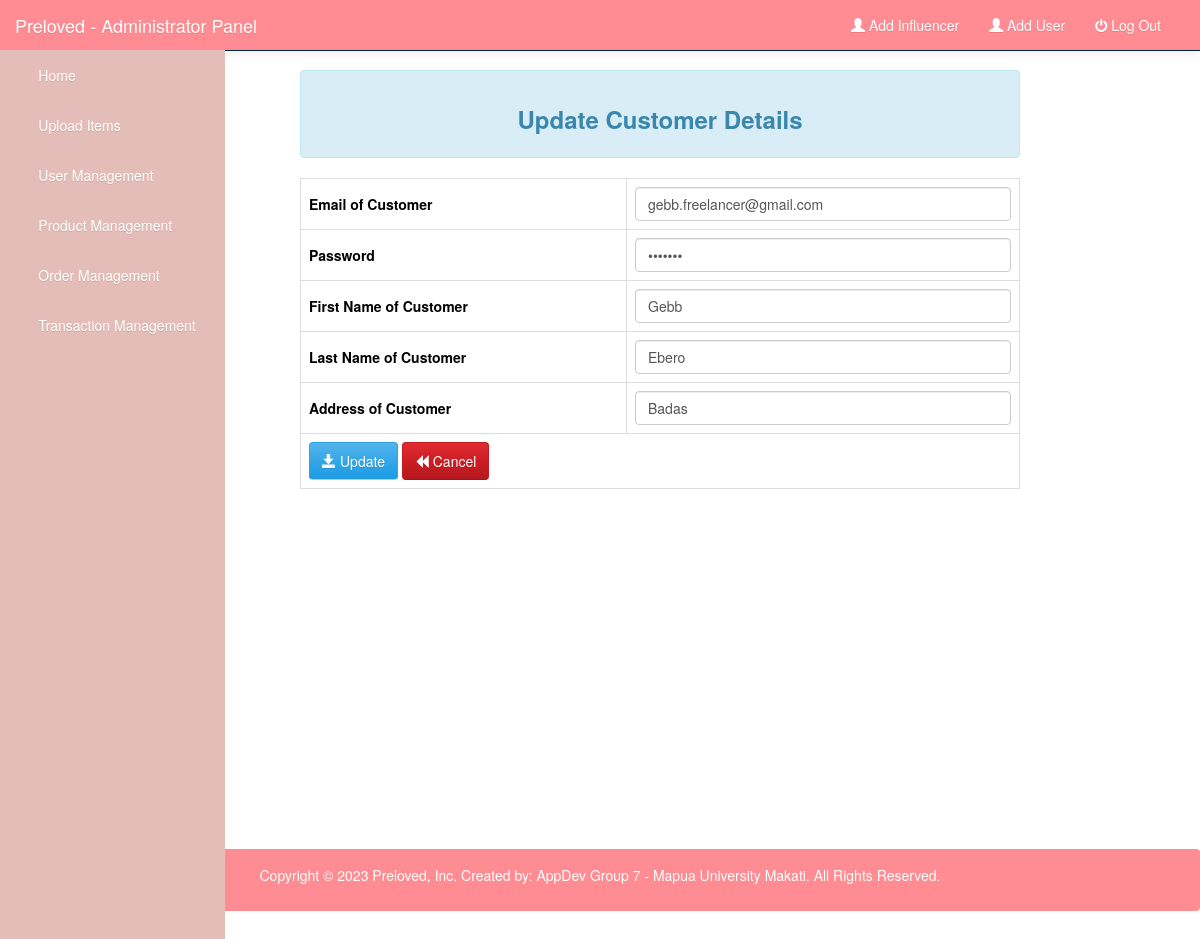
/Admin/editUser.php?edit_id=1 (signed in), run on the app's committed database.
### tables this page shows
CREATE TABLE `users` (
  `user_id` int(11) NOT NULL,
  `user_email` varchar(1000) NOT NULL,
  `user_password` varchar(1000) NOT NULL,
  `user_firstname` varchar(1000) NOT NULL,
  `user_lastname` varchar(1000) NOT NULL,
  `user_address` varchar(1000) NOT NULL,
  `phone_num` varchar(1000) NOT NULL
);

### Admin/editUser.php (the view, shortened to what this page needs)
<?php
	include ("config.php");
	if(isset($_GET['edit_id']) && !empty($_GET['edit_id']))
	{
		$id = $_GET['edit_id'];
		$stmt_edit = $DB_con->prepare('SELECT * FROM users WHERE user_id=:user_id');
		$stmt_edit->execute(array(':user_id'=>$id));
		$edit_row = $stmt_edit->fetch(PDO::FETCH_ASSOC);
		extract($edit_row);
	}
	else
	{
		header("Location: customers.php");
	}
				?>
<!DOCTYPE html>
<html lang="en">
<head>
    <link rel="stylesheet" type="text/css" href="bootstrap/css/bootstrap.min.css" />
    <link rel="stylesheet" type="text/css" href="font-awesome/css/font-awesome.min.css" />
    <link rel="stylesheet" type="text/css" href="css/local.css" />
</head>
<body>
    <div id="wrapper">
        <nav class="navbar navbar-inverse navbar-fixed-top" role="navigation" style="background-color: #ff8c92">
            <div class="navbar-header" style="background-color: #ff8c92">
                <a class="navbar-brand" href="index.php">Preloved - Administrator Panel</a>
            </div>
            <div class="collapse navbar-collapse navbar-ex1-collapse">
                <ul class="nav navbar-nav side-nav" style="background-color: #e4bdb8">
                    <li><a href="index.php"> &nbsp; &nbsp; &nbsp; Home</a></li>
					<li><a data-toggle="modal" data-target="#uploadModal"> &nbsp; &nbsp; &nbsp; Upload Items</a></li>
					<li class="active"><a href="customers.php"> &nbsp; &nbsp; &nbsp; User Management</a></li>
					<li><a href="items.php"> &nbsp; &nbsp; &nbsp; Product Management</a></li>
					<li><a href="items.php"> &nbsp; &nbsp; &nbsp; Order Management</a></li>
					<li><a href="orderdetails.php"> &nbsp; &nbsp; &nbsp; Transaction Management</a></li>
                </ul>
                <ul class="nav navbar-nav navbar-right navbar-user" style="margin-right:2%">
					<li><a href="addinfluencer.php"><i class="glyphicon glyphicon-user"></i> Add Influencer</a></li>
					<li><a href="adduser.php"><i class="glyphicon glyphicon-user"></i> Add User</a></li>
                    <li><a href="logout.php"><i class="fa fa-power-off"></i> Log Out</a></li>
                </ul>
            </div>
        </nav>
        <div id="page-wrapper">
<form method="post" enctype="multipart/form-data" class="form-horizontal" style=" width: 60%;  margin-left: 25%;">
			 <div class="alert alert-info">
                          <center> <h3><strong>Update Customer Details</strong> </h3></center>
						  </div>
						 <table class="table table-bordered table-responsive" style="color:black">
    <tr>
    	<td><label class="control-label">Email of Customer</label></td>
        <td><input class="form-control" type="text" name="user_email" value="<?php echo $user_email; ?>" required /></td>
    </tr>
	 <tr>
    	<td><label class="control-label">Password</label></td>
        <td><input id="inputprice" class="form-control" type="password" name="user_password" value="<?php echo $user_password; ?>" required /></td>
    </tr>
	<tr>
    	<td><label class="control-label">First Name of Customer</label></td>
        <td><input id="inputprice" class="form-control" type="text" name="user_firstname" value="<?php echo $user_firstname; ?>" required /></td>
    </tr>
	<tr>
    	<td><label class="control-label">Last Name of Customer</label></td>
        <td><input id="inputprice" class="form-control" type="text" name="user_lastname" value="<?php echo $user_lastname; ?>" required /></td>
    </tr>
	<tr>
    	<td><label class="control-label">Address of Customer</label></td>
        <td><input id="inputprice" class="form-control" type="text" name="user_address" value="<?php echo $user_address; ?>" required /></td>
    </tr>
    <tr>
        <td colspan="2"><button type="submit" name="btn_save_updates" class="btn btn-primary">
        <span class="glyphicon glyphicon-save"></span> Update
        </button>
        <a class="btn btn-danger" href="customers.php"> <span class="glyphicon glyphicon-backward"></span> Cancel </a>
        </td>
    </tr>
    </table>
</form>
				<br />
				<br />
				<br /><br />
				<br /><br /><br /><br /><br /><br /><br /><br /><br /><br /><br /><br /><br />
	 <div class="alert alert-default" style="background-color: #ff8c92">
                    <footer>
					<p style="color:white;text-align:center;">
						Copyright © 2023 Preloved, Inc. Created by: AppDev Group 7 - Mapua University Makati. All Rights Reserved.
					</p>
					</footer>
				</div>';
                </div>
            </div>
</body>
</html>

### Admin/css/local.css (style rules this page uses)
body { margin-top: 70px; color: #ef8e8d; }
body { font-family: "Helvetica Neue", Helvetica, Arial, sans-serif; font-size: 14px; line-height: 1.42857143; color: #ef8e8d; background-color: #ffffff; }
.btn { display: inline-block; margin-bottom: 0; font-weight: normal; text-align: center; vertical-align: middle; cursor: pointer; background-image: none; border: 1px solid transparent; white-space: nowrap; padding: 8px 12px; font-size: 14px; line-height: 1.42857143; border-radius: 4px; -webkit-user-select: none; -moz-user-select: none; -ms-user-select: none; user-select: none; }
.btn-primary { color: #ffffff; background-color: #2fa4e7; border-color: #2fa4e7; }
.btn-danger { color: #ffffff; background-color: #c71c22; border-color: #c71c22; }
.navbar-inverse { background-color: #e4bdb8; border-color: #e4bdb8; }
.navbar-inverse .navbar-brand { color: #ffffff; }
.navbar-inverse .navbar-nav > li > a { color: #ffffff; }
.navbar-inverse .navbar-nav > .active > a, .navbar-inverse .navbar-nav > .active > a:hover, .navbar-inverse .navbar-nav > .active > a:focus { color: #ffffff; background-color: #e4bdb8; }
.navbar-inverse .navbar-collapse, .navbar-inverse .navbar-form { border-color: #e4bdb8; }
.alert-info { background-color: #d9edf7; border-color: #bce8f1; color: #3a87ad; }
.navbar { background-color: #e4bdb8; filter: progid:DXImageTransform.Microsoft.gradient(startColorstr='#ff54b4eb', endColorstr='#ff1d9ce5', GradientType=0); border-bottom: 9px solid #e4bdb8; filter: none; -webkit-box-shadow: 0 1px 10px rgba(0, 0, 0, 0.1); box-shadow: 0 1px 10px rgba(0, 0, 0, 0.1); }
.navbar .navbar-nav > li > a, .navbar-brand { text-shadow: 0 1px 0 rgba(0, 0, 0, 0.1); }
.navbar-inverse { background-color: #e4bdb8; border-bottom: 1px solid #022241; }
.btn { text-shadow: 0 1px 0 rgba(0, 0, 0, 0.1); }
.btn-primary { background-image: -webkit-linear-gradient(#54b4eb, #2fa4e7 60%, #1d9ce5); background-image: linear-gradient(#54b4eb, #2fa4e7 60%, #1d9ce5); background-repeat: no-repeat; filter: progid:DXImageTransform.Microsoft.gradient(startColorstr='#ff54b4eb', endColorstr='#ff1d9ce5', GradientType=0); filter: none; border-bottom: 1px solid #e4bdb8; }
.btn-danger { background-image: -webkit-linear-gradient(#e12b31, #c71c22 60%, #b5191f); background-image: linear-gradient(#e12b31, #c71c22 60%, #b5191f); background-repeat: no-repeat; filter: progid:DXImageTransform.Microsoft.gradient(startColorstr='#ffe12b31', endColorstr='#ffb5191f', GradientType=0); filter: none; border-bottom: 1px solid #9a161a; }
.clearfix:before, .clearfix:after, .container:before, .container:after, .container-fluid:before, .container-fluid:after, .row:before, .row:after, .form-horizontal .form-group:before, .form-horizontal .form-group:after, .btn-toolbar:before, .btn-toolbar:after, .btn-group-vertical > .btn-group:before, .btn-group-vertical > .btn-group:after, .nav:before, .nav:after, .navbar:before, .navbar:after, .navbar-header:before, .navbar-header:after, .navbar-collapse:before, .navbar-collapse:after, .pager:before, .pager:after, .panel-body:before, .panel-body:after, .modal-footer:before, .modal-footer:after { content: " "; display: table; }
.clearfix:after, .container:after, .container-fluid:after, .row:after, .form-horizontal .form-group:after, .btn-toolbar:after, .btn-group-vertical > .btn-group:after, .nav:after, .navbar:after, .navbar-header:after, .navbar-collapse:after, .pager:after, .panel-body:after, .modal-footer:after { clear: both; }
a { color: #2fa4e7; text-decoration: none; }
@media (min-width:768px) { .side-nav { margin-left: -225px; left: 225px; width: 225px; position: fixed; top: 50px; height: 100%; border-radius: 0; border: none; background-color: #e4bdb8; overflow-y: auto; } }
@media (min-width:768px) { .side-nav>li>a { width: 225px; } }

### data on the page
users: user_email "gebb.freelancer@gmail.com", user_firstname "Gebb", user_lastname "Ebero", user_address "Badas"
